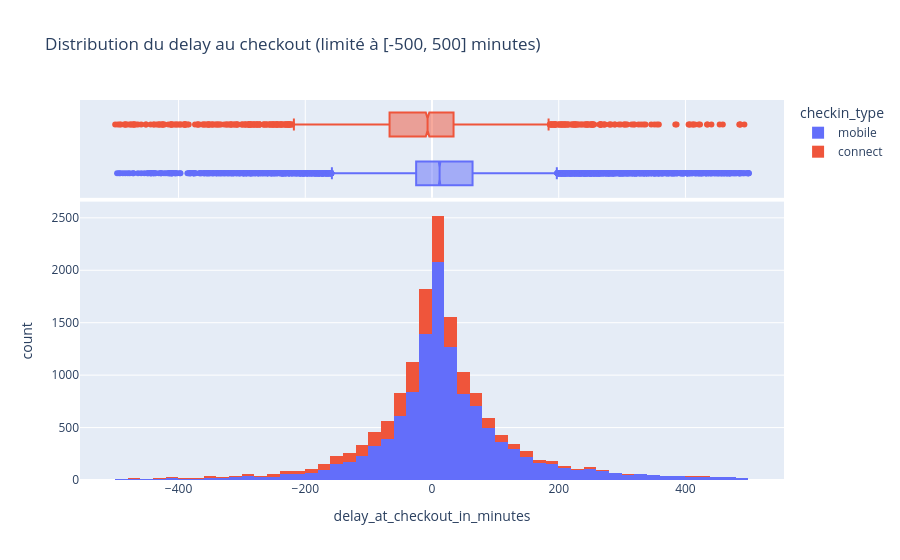

Notebook source saved alongside this figure:
### Markdown cell above
pour afficher la distribution on limite le delai de restitution à [-500,500] excluant des outliers de remise prématuré et englobant plus 95% des retards

### Code cell
mask_delay_clipped = dfda['delay_at_checkout_in_minutes'].between(-500, 500)
px.histogram(
    dfda[mask_delay_clipped], x='delay_at_checkout_in_minutes', color='checkin_type',
    color_discrete_map=checkin_colors, marginal='box', nbins=100,
    title='Distribution du delay au checkout (limité à [-500, 500] minutes)'
).show()

### Figure 1 — Plotly figure (JSON) as saved in the notebook; plotly's stock layout.template omitted (floating-point values rounded to 4 significant figures; data arrays with more than 128 entries replaced by an {"elided": "..."} marker saying what was removed)
{"data": [{"bingroup": "x", "hovertemplate": "checkin_type=mobile<br>delay_at_checkout_in_minutes=%{x}<br>count=%{y}<extra></extra>", "legendgroup": "mobile", "marker": {"color": "#636EFA", "pattern": {"shape": ""}}, "name": "mobile", "nbinsx": 100, "orientation": "v", "showlegend": true, "type": "histogram", "x": {"elided": "12033 float values"}, "xaxis": "x", "yaxis": "y"}, {"hovertemplate": "checkin_type=mobile<br>delay_at_checkout_in_minutes=%{x}<extra></extra>", "legendgroup": "mobile", "marker": {"color": "#636EFA"}, "name": "mobile", "notched": true, "showlegend": false, "type": "box", "x": {"elided": "12033 float values"}, "xaxis": "x2", "yaxis": "y2"}, {"bingroup": "x", "hovertemplate": "checkin_type=connect<br>delay_at_checkout_in_minutes=%{x}<br>count=%{y}<extra></extra>", "legendgroup": "connect", "marker": {"color": "#EF553B", "pattern": {"shape": ""}}, "name": "connect", "nbinsx": 100, "orientation": "v", "showlegend": true, "type": "histogram", "x": {"elided": "3268 float values"}, "xaxis": "x", "yaxis": "y"}, {"hovertemplate": "checkin_type=connect<br>delay_at_checkout_in_minutes=%{x}<extra></extra>", "legendgroup": "connect", "marker": {"color": "#EF553B"}, "name": "connect", "notched": true, "showlegend": false, "type": "box", "x": {"elided": "3268 float values"}, "xaxis": "x2", "yaxis": "y2"}], "layout": {"barmode": "relative", "legend": {"title": {"text": "checkin_type"}, "tracegroupgap": 0}, "title": {"text": "Distribution du delay au checkout (limité à [-500, 500] minutes)"}, "xaxis": {"anchor": "y", "domain": [0, 1], "title": {"text": "delay_at_checkout_in_minutes"}}, "xaxis2": {"anchor": "y2", "domain": [0, 1], "matches": "x", "showgrid": true, "showticklabels": false}, "yaxis": {"anchor": "x", "domain": [0, 0.7326], "title": {"text": "count"}}, "yaxis2": {"anchor": "x2", "domain": [0.7426, 1], "matches": "y2", "showgrid": false, "showline": false, "showticklabels": false, "ticks": ""}}}
